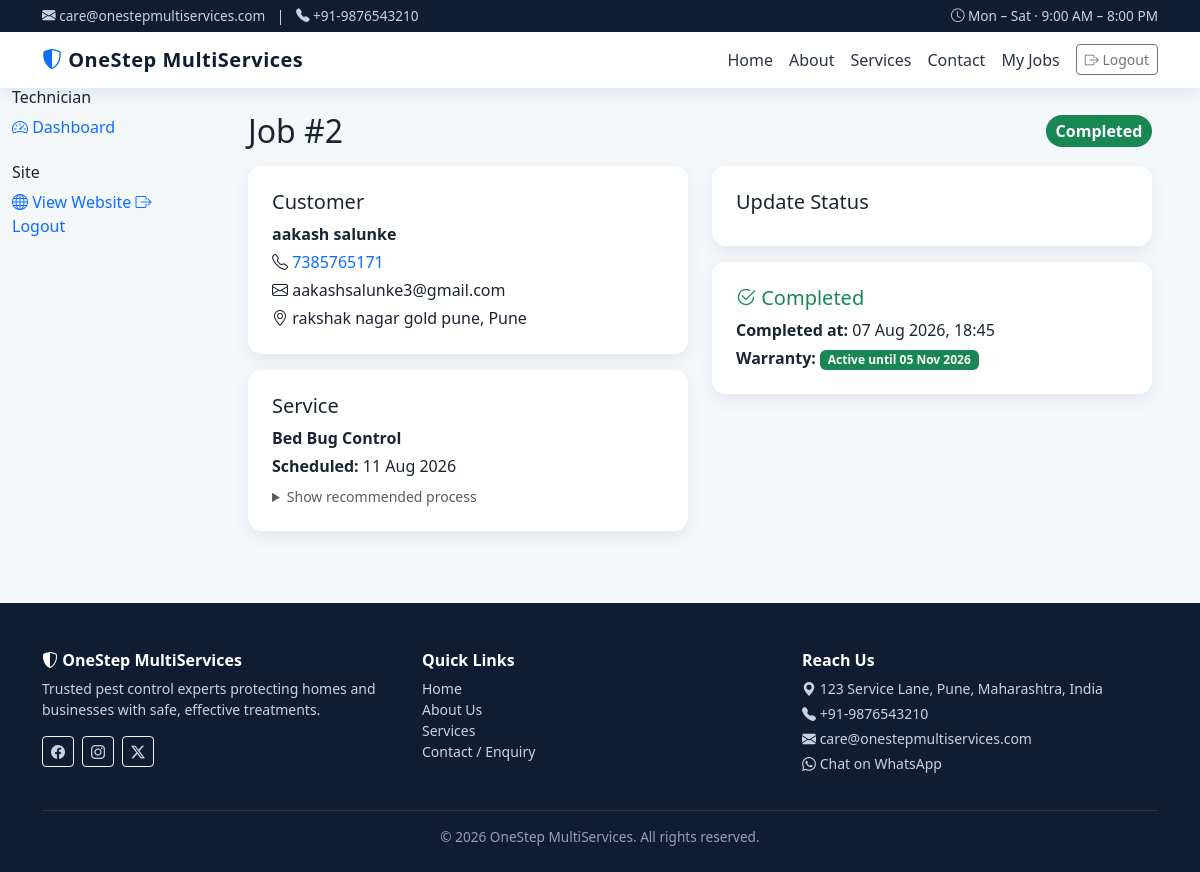
Screenshot of /technician/jobs/2 (signed in) with the database file from the repository.
### models.py (models this page shows, shortened)
class Booking(db.Model):
    __tablename__ = "bookings"
    id = db.Column(db.Integer, primary_key=True)
    customer_id = db.Column(db.Integer, db.ForeignKey("customers.id"), nullable=False)
    service_id = db.Column(db.Integer, db.ForeignKey("services.id"), nullable=False)
    lead_id = db.Column(db.Integer, db.ForeignKey("leads.id"))
    technician_id = db.Column(db.Integer, db.ForeignKey("users.id"))
    booking_date = db.Column(db.Date, nullable=False)
    booking_time = db.Column(db.String(20))  # HH:MM
    address = db.Column(db.String(255))
    notes = db.Column(db.Text)
    status = db.Column(db.String(20), default="Pending")  # Pending/Confirmed/Assigned/In Progress/Completed/Cancelled
    completed_at = db.Column(db.DateTime)
    created_at = db.Column(db.DateTime, default=datetime.utcnow, index=True)
    feedback = db.relationship("Feedback", backref="booking", uselist=False, lazy=True)
    @property
    def warranty_end(self):
        if self.completed_at:
            from flask import current_app
            return self.completed_at + timedelta(
                days=current_app.config["WARRANTY_DAYS"]
            )
        return None
    @property
    def is_under_warranty(self):
        end = self.warranty_end
        return bool(end and end >= datetime.utcnow())

class Customer(db.Model):
    __tablename__ = "customers"
    id = db.Column(db.Integer, primary_key=True)
    name = db.Column(db.String(120), nullable=False)
    phone = db.Column(db.String(32), nullable=False, index=True)
    email = db.Column(db.String(180), index=True)
    address = db.Column(db.String(255))
    city = db.Column(db.String(80))
    created_at = db.Column(db.DateTime, default=datetime.utcnow)
    leads = db.relationship("Lead", backref="customer", lazy=True)
    bookings = db.relationship("Booking", backref="customer", lazy=True)
    feedback = db.relationship("Feedback", backref="customer", lazy=True)

class Service(db.Model):
    __tablename__ = "services"
    id = db.Column(db.Integer, primary_key=True)
    name = db.Column(db.String(120), nullable=False, unique=True)
    slug = db.Column(db.String(120), unique=True, index=True)
    short_description = db.Column(db.String(255))
    description = db.Column(db.Text)
    benefits = db.Column(db.Text)
    process = db.Column(db.Text)
    faq = db.Column(db.Text)  # JSON-encoded Q&A list
    image = db.Column(db.String(255))  # static/images/<file>
    icon = db.Column(db.String(80))  # bootstrap-icons class e.g. bi-bug
    status = db.Column(db.String(20), default="ACTIVE")  # ACTIVE / INACTIVE
    created_at = db.Column(db.DateTime, default=datetime.utcnow)
    leads = db.relationship("Lead", backref="service", lazy=True)
    bookings = db.relationship("Booking", backref="service", lazy=True)

### blueprints/technician.py (the view)
    @login_required
    def wrapped(*a, **kw):
        if not current_user.is_technician:
            abort(403)
        return view(*a, **kw)

### blueprints/technician.py (called while the page is built)
def _tech_required(view):
    @login_required
    def wrapped(*a, **kw):
        if not current_user.is_technician:
            abort(403)
        return view(*a, **kw)
    wrapped.__name__ = view.__name__
    return wrapped

@bp.route("/jobs/<int:booking_id>")
@_tech_required
def job_detail(booking_id):
    b = Booking.query.get_or_404(booking_id)
    if b.technician_id != current_user.id and not current_user.is_admin:
        abort(403)
    return render_template("technician/job_detail.html", booking=b)

### models.py (called while the page is built)
    @property
    def is_admin(self):
        return self.role == "ADMIN"

    @property
    def is_technician(self):
        return self.role == "TECHNICIAN"

### app/templates/technician/job_detail.html (shortened to what this page needs)
{% extends "technician/_layout.html" %}
{% block tech_content %}
<div class="d-flex justify-content-between align-items-center mb-3">
  <h2 class="mb-0">Job #{{ booking.id }}</h2>
  <span class="pill {{ booking.status|lower|replace(' ', '') }} fs-6">{{ booking.status }}</span>
</div>
<div class="row g-4">
  <div class="col-lg-6">
    <div class="os-card p-4 mb-3">
      <h5>Customer</h5>
      <p class="mb-1"><strong>{{ booking.customer.name }}</strong></p>
      <p class="mb-1"><i class="bi bi-telephone"></i>
        <a href="tel:{{ booking.customer.phone }}">{{ booking.customer.phone }}</a>
      </p>
      <p class="mb-1"><i class="bi bi-envelope"></i> {{ booking.customer.email or '—' }}</p>
      <p class="mb-0"><i class="bi bi-geo-alt"></i>
        {{ booking.address or booking.customer.address or '—' }}{% if booking.customer.city %}, {{ booking.customer.city }}{% endif %}
      </p>
    </div>
    <div class="os-card p-4">
      <h5>Service</h5>
      <p class="mb-1"><strong>{{ booking.service.name }}</strong></p>
      <p class="mb-1"><strong>Scheduled:</strong>
        {{ booking.booking_date.strftime('%d %b %Y') }}
      </p>
      {% if booking.service.process %}
      <details class="mt-2">
        <summary class="small text-muted">Show recommended process</summary>
      </details>
      {% endif %}
    </div>
  </div>
  <div class="col-lg-6">
    <div class="os-card p-4 mb-3">
      <h5>Update Status</h5>
    </div>
    {% if booking.completed_at %}
    <div class="os-card p-4 border-success">
      <h5 class="text-success"><i class="bi bi-check2-circle"></i> Completed</h5>
      <p class="mb-1"><strong>Completed at:</strong> {{ booking.completed_at.strftime('%d %b %Y, %H:%M') }}</p>
      {% if booking.warranty_end %}
      <p class="mb-0">
        <strong>Warranty:</strong>
        {% if booking.is_under_warranty %}
          <span class="badge bg-success">Active until {{ booking.warranty_end.strftime('%d %b %Y') }}</span>
        {% else %}
          <span class="badge bg-secondary">Expired</span>
        {% endif %}
      </p>
      {% endif %}
    </div>
    {% endif %}
  </div>
</div>
{% endblock %}

### app/static/css/style.css (style rules this page uses)
:root { --os-primary: #0d6efd; --os-primary-dark: #0a58ca; --os-accent: #20c997; --os-dark: #0f1d33; --os-muted: #6c757d; --os-bg: #f5f8fb; --os-card-shadow: 0 6px 18px rgba(15, 29, 51, 0.08); --os-radius: 14px; }
body { background: var(--os-bg); font-family: 'Segoe UI', Roboto, system-ui, -apple-system, sans-serif; color: #1c2434; }
a { text-decoration: none; }
.os-card { background: #fff; border-radius: var(--os-radius); box-shadow: var(--os-card-shadow); border: 0; transition: transform .2s ease, box-shadow .2s ease; }
.pill { display: inline-block; padding: .25rem .6rem; font-size: .75rem; font-weight: 600; border-radius: 999px; background: #eef3fb; color: var(--os-dark); }
.pill.completed { background: #198754; color: #fff; }

### rows the page displays
Booking: id "2", status "Completed", address "rakshak nagar gold pune", booking_date "11 Aug 2026", completed_at "07 Aug 2026, 18:45", warranty_end "05 Nov 2026"
Customer: customer.name "aakash salunke", customer.phone "7385765171", customer "aakashsalunke3@gmail.com", customer.city "Pune"
Service: service.name "Bed Bug Control"

### other values shown
{{ business_email }} "care@onestepmultiservices.com"
{{ business_phone }} "+91-9876543210"
{{ business_name }} "OneStep MultiServices"
{{ business_address }} "123 Service Lane, Pune, Maharashtra, India"
